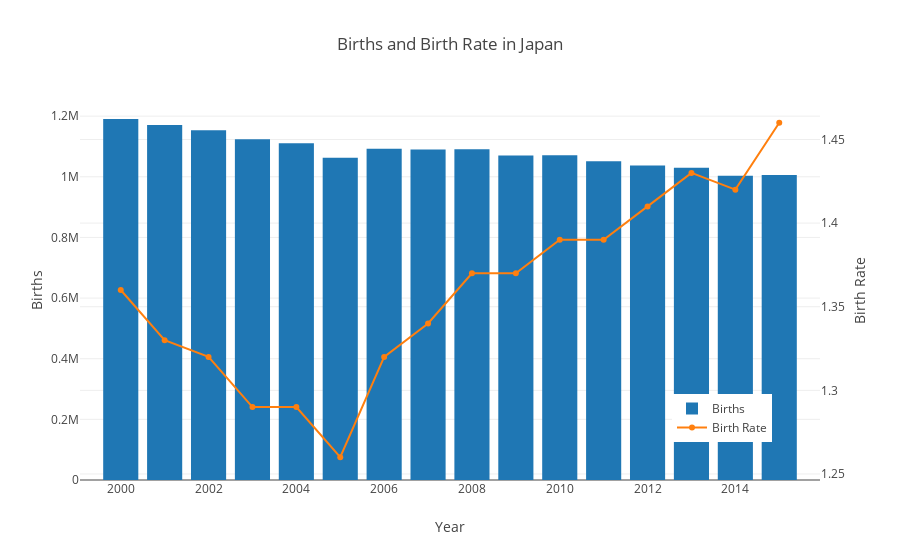

The notebook cell this image was saved under:
### Code cell
fig = plotly.graph_objs.Figure(data=data, layout=layout)
plotly.offline.iplot(fig)
#plotly.offline.plot(fig)

### Figure 1 — Plotly figure (JSON) as saved in the notebook; plotly's stock layout.template omitted (floating-point values rounded to 4 significant figures)
{"data": [{"name": "Births", "type": "bar", "uid": "235ea0c4-f8fe-4f14-8c95-89fdbe714469", "x": [2000, 2001, 2002, 2003, 2004, 2005, 2006, 2007, 2008, 2009, 2010, 2011, 2012, 2013, 2014, 2015], "y": [1190547, 1170662, 1153855, 1123610, 1110721, 1062530, 1092674, 1089818, 1091156, 1070035, 1071304, 1050806, 1037101, 1029816, 1003532, 1005656]}, {"name": "Birth Rate", "type": "scatter", "uid": "8cb326c2-3a59-4799-8bda-7cc809864acd", "x": [2000, 2001, 2002, 2003, 2004, 2005, 2006, 2007, 2008, 2009, 2010, 2011, 2012, 2013, 2014, 2015], "y": [1.36, 1.33, 1.32, 1.29, 1.29, 1.26, 1.32, 1.34, 1.37, 1.37, 1.39, 1.39, 1.41, 1.43, 1.42, 1.46], "yaxis": "y2"}], "layout": {"legend": {"x": 0.8, "y": 0.1}, "title": {"text": "Births and Birth Rate in Japan"}, "xaxis": {"title": {"text": "Year"}}, "yaxis": {"title": {"text": "Births"}}, "yaxis2": {"overlaying": "y", "side": "right", "title": {"text": "Birth Rate"}}}}
